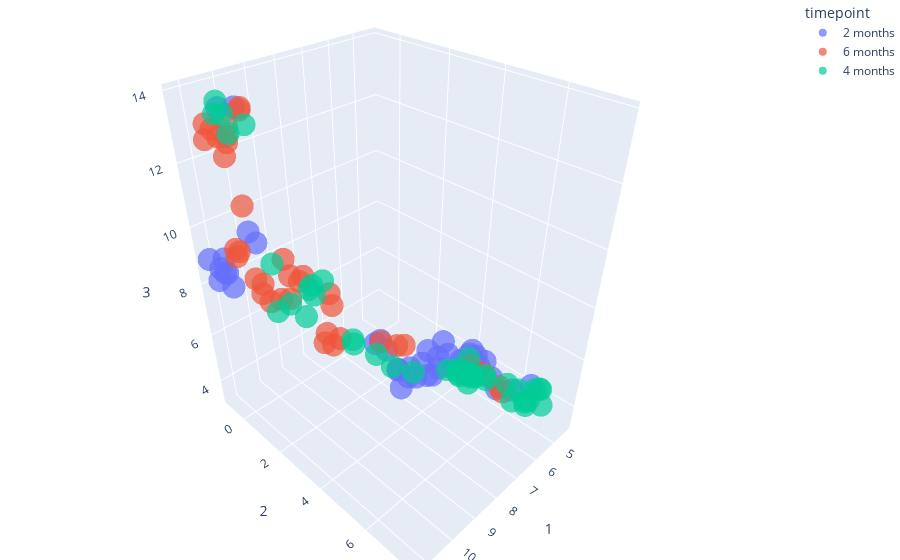

Write notebook code for a chart like this one.
### Markdown cell above
### Timepoint clustering

### Code cell
fig = px.scatter_3d(umap_braycurtis_metadata_merged,
                    x=1,
                    y=2,
                    z=3,
                    color='timepoint',
                    opacity=0.7)

fig.update_layout(margin=dict(l=0, r=0, b=0, t=0))
fig.show()
